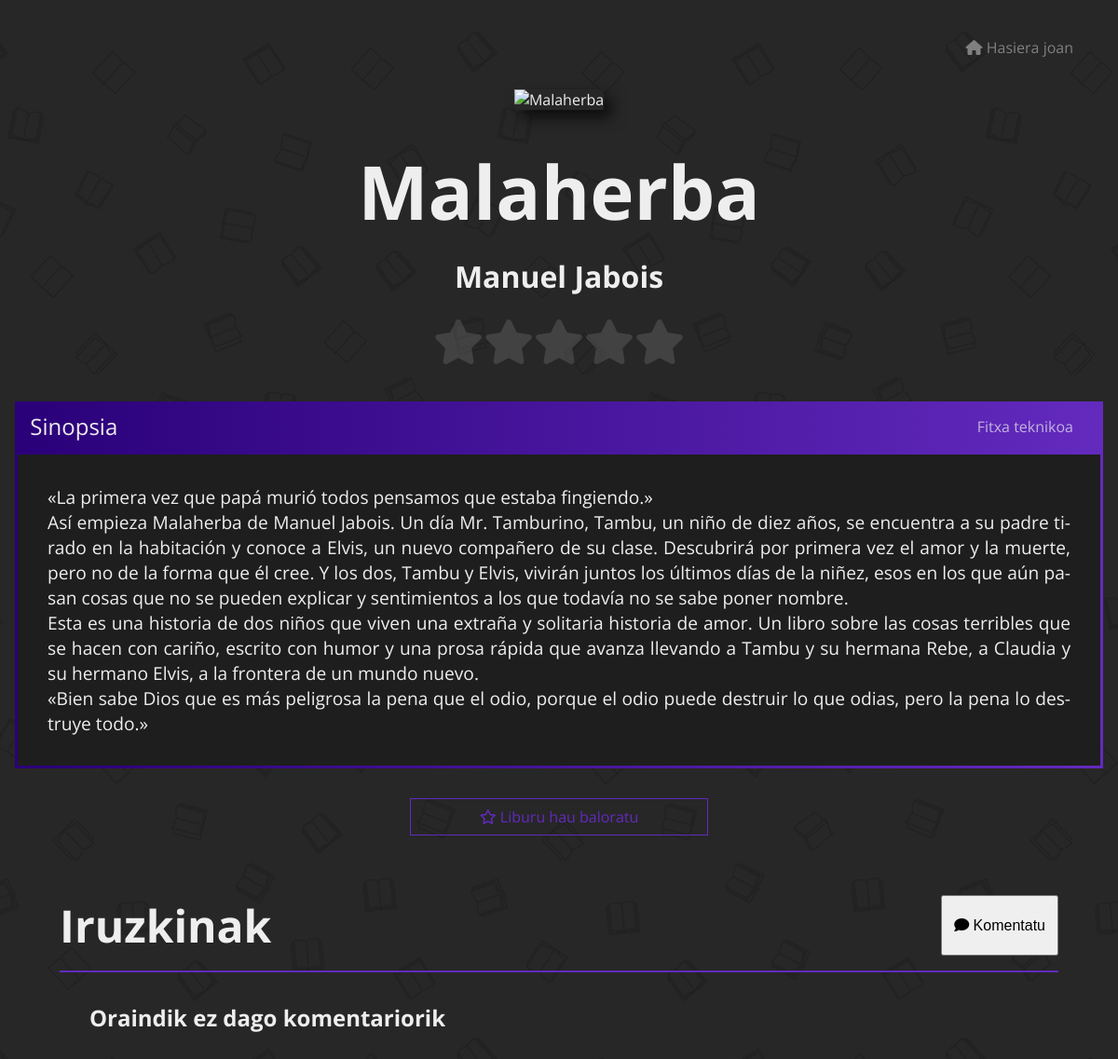
Screenshot of /views/book_info.php?liburua=1 (signed in) with the database file from the repository.
### tables this page shows
create table if not exists solicitud_libro (
  nickname varchar(255),
  id_libro int(5),
  estado enum('aceptado','denegado','espera') default 'espera' not null,
  foreign key (id_libro) references libro(id_libro) on delete cascade,
  foreign key (nickname) references usuario(nickname) on delete cascade
);

create table if not exists libro (
  id_libro int(5) auto_increment primary key,
  titulo varchar(255) not null,
  escritor varchar(255) not null,
  sinopsis varchar(2300),
  formato enum('Nobela','Komikia','Nobela grafikoa','Manga') not null,
  etiqueta varchar(255),
  portada varchar(255),
  edad_media int(2) unsigned default 0,
  num_lectores int unsigned default 0,
  nota_media int(1) unsigned default 0
);

### views/book_info.php (the view, shortened to what this page needs)
<?php
  include('../templates/head.php');
  include_once('../modules/connection.php');
  $book = $_REQUEST['liburua'];
  $query = $miPDO->prepare('SELECT libro.*, solicitud_libro.estado AS estado FROM libro, solicitud_libro WHERE libro.id_libro = :book AND libro.id_libro = solicitud_libro.id_libro');
  $query->execute(['book' => $book]);
  $results = $query->fetch();
?>
    <link rel="stylesheet" href="../styles/book_info.css">
</head>
<body>
  <main>
  <?php
    if ($results['estado'] === "aceptado") {
      echo ' <a class="back" href="main_menu.php"><i class="fa-solid fa-house"></i> Hasiera joan</a>';
    } else if ($results['estado'] === "espera") {
      echo ' <a class="back" href="management.php"><i class="fa-solid fa-house"></i> Administrazioara joan</a>';
    }
    ?>
    <figure>
      <?php echo '<img src="../src/img/books/'.$results['id_libro'].'.jpg" alt="'.$results['titulo'].'">' ?>
    </figure>
    <section>
      <header>
        <?php
          echo '<h1>'.$results['titulo'].'</h1>
                <h2>'.$results['escritor'].'</h2>';
        ?>
        <div class="stars">
          <?php
            if ($results['nota_media'] === 0) {
              for ($i = 0; $i <= 4; $i++) {
                echo '<i class="fa-solid fa-star"></i>';
              }
            }
          ?>
        </div>
      </header>
      <div class="info-container">
        <header>
          <p>Sinopsia</p>
          <p>Fitxa teknikoa</p>
        </header>
        <div class="container">
          <div class="sinopsis">
            <?php
              echo '<p>'.$results['sinopsis'].'</p>';
            ?>
          </div>
        </div>
      </div>
      <?php
        $query = $miPDO->prepare('SELECT * FROM valoracion WHERE nickname = :nickname AND id_libro = :id_libro');
        $query->execute(['nickname' => $_SESSION['nickname'], 'id_libro' => $_REQUEST['liburua']]);
        $results = $query->fetch();
        echo '<div class="actions">';
        if ($results) {
          echo '<div><i class="fa-solid fa-star"></i> Liburu hau baloratu duzu</div>';
        } else {
          echo '<div class="rateBookButton"><i class="fa-regular fa-star"></i> Liburu hau baloratu</div>';
        }
        echo '</div>';
      ?>
    </section>
  </main>
  <section class="reviews">
    <header>
      <div>
        <h1>Iruzkinak</h1>
        <button><i class="fa-solid fa-comment"></i> Komentatu</button>
      </div>
    </header>
    <?php
    $query = $miPDO->prepare('SELECT * FROM comentario WHERE id_libro = :book AND estado = "aceptado" ORDER BY fecha DESC');
    $query->execute(['book' => $_GET['liburua']]);
    $results = $query->fetchAll();
    if ($results) {
      foreach ($results as $position => $comment) {
        $id_comentario = $comment['id_comentario'];
        echo '<section class="comments">
                <div class="main-comment">
                  <header>
                    <h1>'.$comment['nickname'].'</h1>';
                    if ($comment['nickname'] === $_SESSION['nickname']) {
                      echo '<form action="../modules/delete_comment.php" method="get">
                              <input type="hidden" name="book" value="'.$_REQUEST['liburua'].'">
                              <input type="hidden" name="id_comment" value="'.$id_comentario.'">
                              <button><i class="fa-solid fa-trash-can"></i></button>
                            </form>';
                    } else {
                      echo '<button class="answer-button"><i class="fa-solid fa-reply"></i> Erantzun</button>';
                    }
        echo      '</header>
                  <div class="mensaje">
                    '.$comment['mensaje'].'
                    <div class="date">
                      <p>'.date_format(date_create($comment['fecha']), 'G:i').'</p>
                      <p>'.date_format(date_create($comment['fecha']), 'Y/m/j').'</p>
                    </div>
                  </div>
                </div>';
    ?>
      <div class="user-answer">
        <header>
          <h1><?php echo $_SESSION['nickname'] ?></h1>
        </header>
        <div class="mensaje">
          <form action="../modules/new_answer.php" method="get">
            <textarea placeholder="Erantzuna eman" id="mensaje" name="mensaje" autofocus required autocomplete="off" maxlength="2300"></textarea>
            <input type="hidden" name="book" value="<?php echo $_REQUEST['liburua'] ?>">
            <input type="hidden" name="nickname" value="<?php echo $_SESSION['nickname'] ?>">
            <input type="hidden" name="id_comment" value="<?php echo $comment['id_comentario'] ?>">
            <button>Erantzuna eman</button>
          </form>
        </div>
      </div>
    <?php
        $query = $miPDO->prepare('SELECT * FROM respuesta WHERE id_libro = :book AND id_comentario = :id_comentario AND estado = "aceptado" ORDER BY fecha DESC');
        $query->execute(['book' => $_REQUEST['liburua'], 'id_comentario' => $id_comentario]);
        $results = $query->fetchAll();
        if ($results) {
          foreach ($results as $position => $answer) {
            echo '<div class="answer">
                    <header>
                      <h1>'.$answer['nickname'].'</h1>';
                      if ($answer['nickname'] === $_SESSION['nickname']) {
                        echo '<form action="../modules/delete_answer.php" method="get">
                                <input type="hidden" name="book" value="'.$_REQUEST['liburua'].'">
                                <input type="hidden" name="id_answer" value="'.$answer['id_respuesta'].'">
                                <button><i class="fa-solid fa-trash-can"></i></button>
                              </form>';
                      }
            echo    '</header>
                    <div class="mensaje">
                      '.$answer['mensaje'].'
                      <div class="date">
                        <p>'.date_format(date_create($comment['fecha']), 'G:i').'</p>
                        <p>'.date_format(date_create($comment['fecha']), 'Y/m/j').'</p>
                      </div>
                    </div>
                  </div>';
          }
        }
        echo '</section>';
      }
    } else {
      echo '<h1 class="empty">Oraindik ez dago komentariorik</h1>';
    }
    ?>
    </section>
</body>
</html>

### styles/general.css (style rules this page uses)
*, *::after, *::before { margin: 0; padding: 0; box-sizing: border-box; }
body { font-family: "Open Sans"; background-image: url(../src/img/background2.jpg); color: var(--font); overflow-x: hidden; }
:root { --accent: linear-gradient(90deg, rgb(42, 0, 121) 0%, rgb(99, 42, 190) 100%); --dark-purple: rgb(42, 0, 121); --light-purple: rgb(99, 42, 190); --font: #EEE; --main-bg: #2D2D30; --secundary-bg: #1E1E1E; }

### styles/book_info.css (style rules this page uses)
main { display: flex; align-items: center; margin-block: 4rem; padding: 4rem; }
figure img { width: 420px; height: 660px; box-shadow: .5rem .5rem 1rem rgba(0, 0, 0, 0.7); }
main header:not(.info-container header) { display: flex; flex-direction: column; padding: 2rem; padding-top: 0; gap: 1rem; }
main header h1 { font-size: 5rem; color: var(--font); }
main header h2 { font-size: 2rem; color: var(--font); }
.stars { font-size: 3rem; }
.stars > *:not(.calification) { color: gray; opacity: .3; }
main section { margin-inline: 2rem; width: 100%; }
.info-container { background: var(--accent); width: 100%; overflow: hidden; }
.info-container header { width: 100%; display: flex; justify-content: space-between; color: var(--font); }
.info-container header p { transition: all .3s ease-in-out; padding: 1rem 2rem; }
.info-container .container { display: flex; transition: all .5s ease-in-out; color: var(--font); width: 200%; }
.sinopsis, .more-info { display: flex; overflow: hidden; font-size: 1.2rem; padding: 2rem; width: 100%; background-color: var(--secundary-bg); margin: 3px; transition: all .3s ease-in-out; }
.sinopsis p { text-align: justify; hyphens: auto; -webkit-hyphens: auto; }
.actions { margin-top: 2rem; display: flex; justify-content: center; align-items: center; text-align: center; width: 100%; }
.actions div { padding: .5rem 1rem; background: var(--accent); color: var(--font); width: 20rem; }
.actions .rateBookButton { background: transparent; border: 1px solid var(--light-purple); color: var(--light-purple); transition: all .3s ease-in-out; }
.reviews { padding: 4rem; }
.reviews header { width: 100%; display: flex; flex-direction: column; padding-bottom: 1rem; border-bottom: 2px solid var(--light-purple); gap: 1rem; }
.reviews header h1 { font-size: 3rem; color: var(--font); }
.reviews header div { width: 100%; display: flex; justify-content: space-between; }
.reviews header button { font-size: 1rem; padding: .75rem; resize: none; outline: none; }
.empty { margin: 2rem; color: var(--font); }
.back { position: absolute; right: 0; top: 0; margin: 2rem; color: gray; text-decoration: none; padding: .5rem 1rem; transition: all .3s ease-in-out; }
@media screen and (max-width: 1280px) { main { flex-direction: column; padding-block: 0; padding-inline: 1rem; margin-block: 0; margin-top: 6rem; width: 100%; } }
@media screen and (max-width: 1280px) { main header:not(.info-container header) { padding-block: 2rem; padding-inline: 0; align-items: center; } }

### rows the page displays
solicitud_libro: id_libro.titulo "Malaherba", id_libro.escritor "Manuel Jabois", id_libro.sinopsis "«La primera vez que papá murió todos pensamos que estaba fingiendo.» Así empieza Malaherba de Manuel Jabois. Un día Mr. Tamburino, Tambu, un niño de diez años, se encuentra a su padre tirado en la habitación y conoce a Elvis, un nuevo compañero de su clase. Descubrirá por primera vez el amor y la muerte, pero no de la forma que él cree. Y los dos, Tambu y Elvis, vivirán juntos los últimos días de la niñez, esos en los que aún pasan cosas que no se pueden explicar y sentimientos a los que todavía no se sabe poner nombre. Esta es una historia de dos niños que viven una extraña y solitaria historia de amor. Un libro sobre las cosas terribles que se hacen con cariño, escrito con humor y una…"
